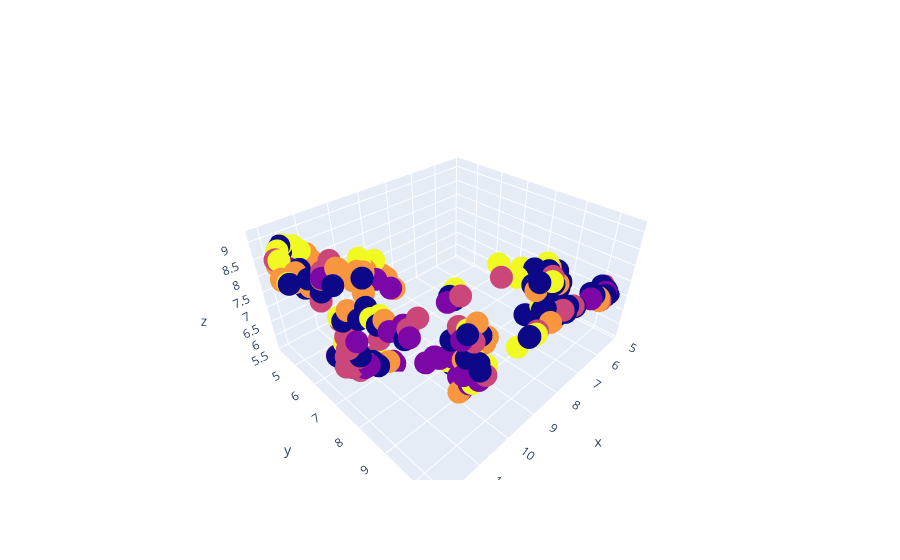

Write notebook code for a chart like this one.
### Code cell
import plotly.graph_objects as go

# Create trace, sizing bubbles by planet diameter
fig = go.Figure(data=go.Scatter3d(
    x = mouse_embedding[:, 0],
    y = mouse_embedding[:, 1],
    z = mouse_embedding[:, 2],
    mode = 'markers',
    marker = dict(
        color = session_clusters
        
        )
))
fig.show()

### Figure 1 — Plotly figure (JSON) as saved in the notebook; plotly's stock layout.template omitted (floating-point values rounded to 4 significant figures; data arrays with more than 128 entries replaced by an {"elided": "..."} marker saying what was removed)
{"data": [{"marker": {"color": {"elided": "216 int values"}}, "mode": "markers", "type": "scatter3d", "x": {"elided": "216 float values"}, "y": {"elided": "216 float values"}, "z": {"elided": "216 float values"}}], "layout": {}}
